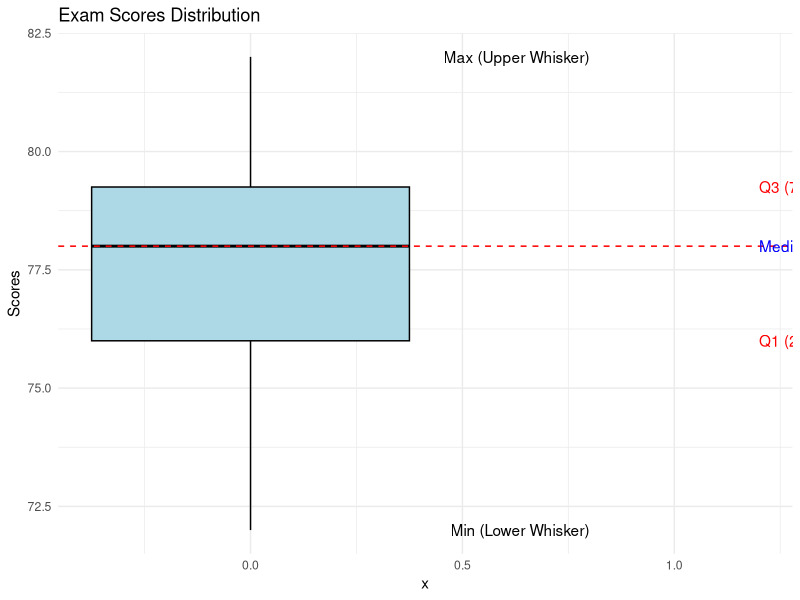

Source code (R):
## ---- chunk 1
library(ggplot2)
data <- data.frame(Scores = c(72, 74, 76, 78, 80, 81, 77, 79, 78, 76,
                             80, 82, 74, 75, 78, 77, 76, 79, 80, 78))
ggplot(data, aes(y = Scores)) +
  geom_boxplot(fill = "lightblue", color = "black") +
  geom_hline(yintercept = 78, lty = "dashed", color = "red") +
  theme_minimal() +
  ggtitle("Exam Scores Distribution") + 
  annotate("text", x = 1.2, y = median(data$Scores), 
           label = "Median", hjust = 0, color = "blue") +

  # Annotate IQR (Box)
  annotate("text", x = 1.2, y = quantile(data$Scores, 3/4), 
           label = "Q3 (75th percentile)", hjust = 0, color = "red") +
  annotate("text", x = 1.2, y = quantile(data$Scores, 1/4), 
           label = "Q1 (25th percentile)", hjust = 0, color = "red") +
  
  # Annotate Whiskers
  annotate("text", x = 0.8, y = max(data$Scores), 
           label = "Max (Upper Whisker)", hjust = 1, color = "black") +
  annotate("text", x = 0.8, y = min(data$Scores), 
           label = "Min (Lower Whisker)", hjust = 1, color = "black")

